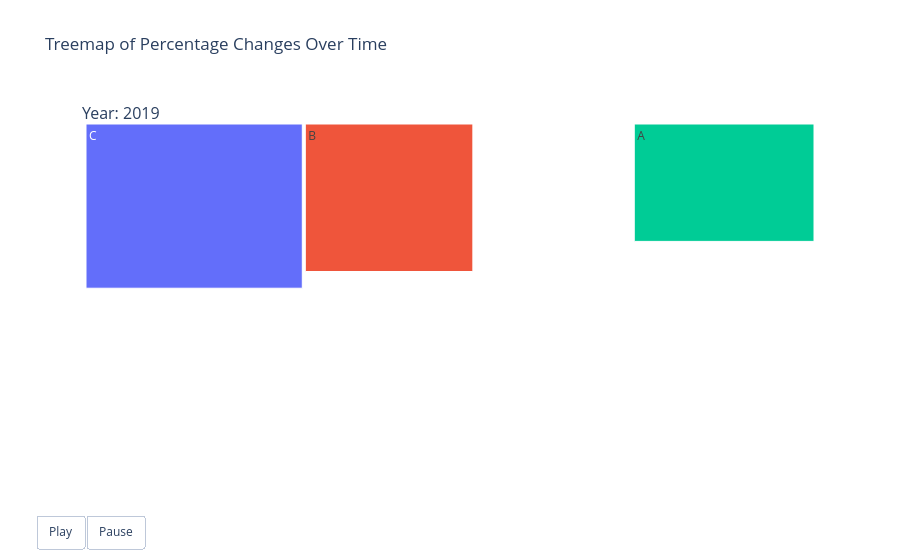

Notebook source saved alongside this figure:
### Code cell
import pandas as pd
import plotly.graph_objects as go

# Sample DataFrame with Year, Category, and Percentage columns
data = {
    'Year': [2019, 2019, 2019, 2020, 2020, 2020, 2021, 2021, 2021],
    'Category': ['A', 'B', 'C', 'A', 'B', 'C', 'A', 'B', 'C'],
    'Percentage': [20, 30, 50, 25, 35, 40, 30, 35, 35]
}

df = pd.DataFrame(data)

# Create a list to store the frames for animation
frames = []

# Iterate over unique years and create a frame for each year
for year in df['Year'].unique():
    df_year = df[df['Year'] == year]
    frame = go.Frame(data=[go.Treemap(
        labels=df_year['Category'],
        parents=['']*len(df_year),
        values=df_year['Percentage']
    )])
    frames.append(frame)

# Create the initial treemap plot
fig = go.Figure(go.Treemap(
    labels=df['Category'],
    parents=['']*len(df),
    values=df['Percentage']
))

# Update layout
fig.update_layout(
    title='Treemap of Percentage Changes Over Time',
    updatemenus=[{
        'buttons': [
            {
                'args': [None, {'frame': {'duration': 1000, 'redraw': True}, 'fromcurrent': True}],
                'label': 'Play',
                'method': 'animate'
            },
            {
                'args': [[None], {'frame': {'duration': 0, 'redraw': True}, 'mode': 'immediate', 'transition': {'duration': 0}}],
                'label': 'Pause',
                'method': 'animate'
            }
        ],
        'direction': 'left',
        'pad': {'r': 10, 't': 87},
        'showactive': False,
        'type': 'buttons',
        'x': 0.1,
        'xanchor': 'right',
        'y': 0,
        'yanchor': 'top'
    }]
)

# Add frames to animation
fig.frames = frames

# Add annotation to display the current year
fig.update_layout(
    annotations=[
        dict(
            text="Year: {}".format(df['Year'].min()),
            showarrow=False,
            xref="paper",
            yref="paper",
            x=0,
            y=1,
            xanchor='left',
            yanchor='top',
            font=dict(
                size=16
            )
        )
    ]
)

# Show the plot
fig.show()

### Figure 1 — Plotly figure (JSON) as saved in the notebook; plotly's stock layout.template omitted (floating-point values rounded to 4 significant figures)
{"data": [{"labels": ["A", "B", "C", "A", "B", "C", "A", "B", "C"], "parents": ["", "", "", "", "", "", "", "", ""], "type": "treemap", "values": [20, 30, 50, 25, 35, 40, 30, 35, 35]}], "layout": {"annotations": [{"font": {"size": 16}, "showarrow": false, "text": "Year: 2019", "x": 0, "xanchor": "left", "xref": "paper", "y": 1, "yanchor": "top", "yref": "paper"}], "title": {"text": "Treemap of Percentage Changes Over Time"}, "updatemenus": [{"buttons": [{"args": [null, {"frame": {"duration": 1000, "redraw": true}, "fromcurrent": true}], "label": "Play", "method": "animate"}, {"args": [[null], {"frame": {"duration": 0, "redraw": true}, "mode": "immediate", "transition": {"duration": 0}}], "label": "Pause", "method": "animate"}], "direction": "left", "pad": {"r": 10, "t": 87}, "showactive": false, "type": "buttons", "x": 0.1, "xanchor": "right", "y": 0, "yanchor": "top"}]}}
